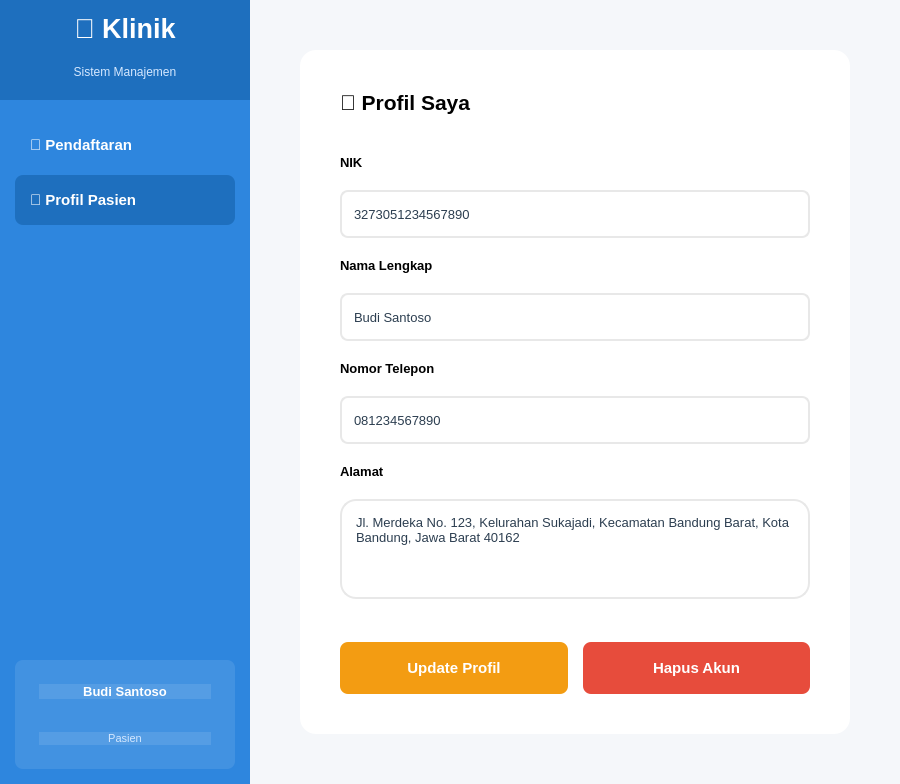
<?xml version="1.0" encoding="UTF-8"?>
<ui version="4.0">
 <class>FormProfilPasien</class>
 <widget class="QWidget" name="FormProfilPasien">
  <property name="geometry">
   <rect>
    <x>0</x>
    <y>0</y>
    <width>900</width>
    <height>784</height>
   </rect>
  </property>
  <property name="windowTitle">
   <string>Profil Pasien</string>
  </property>
  <property name="styleSheet">
   <string notr="true">QWidget{background:#F5F7FA}QLineEdit,QTextEdit{background:white;border:2px solid #E8E8E8;border-radius:8px;padding:10px;color:#2C3E50}QLineEdit:focus,QTextEdit:focus{border-color:#2E86DE}QPushButton{background:#2E86DE;color:white;border:none;border-radius:8px;padding:12px;font-weight:bold}QPushButton:hover{background:#54A0FF}QPushButton:pressed{background:#1E6FBE}</string>
  </property>
  <layout class="QHBoxLayout" name="mainLayout">
   <property name="spacing">
    <number>0</number>
   </property>
   <property name="leftMargin">
    <number>0</number>
   </property>
   <property name="topMargin">
    <number>0</number>
   </property>
   <property name="rightMargin">
    <number>0</number>
   </property>
   <property name="bottomMargin">
    <number>0</number>
   </property>
   <item>
    <widget class="QFrame" name="frameSidebar">
     <property name="minimumSize">
      <size>
       <width>250</width>
       <height>0</height>
      </size>
     </property>
     <property name="maximumSize">
      <size>
       <width>250</width>
       <height>16777215</height>
      </size>
     </property>
     <property name="styleSheet">
      <string notr="true">QFrame{background:#2E86DE;border:none}</string>
     </property>
     <layout class="QVBoxLayout" name="sidebarLayout">
      <property name="spacing">
       <number>0</number>
      </property>
      <property name="leftMargin">
       <number>0</number>
      </property>
      <property name="topMargin">
       <number>0</number>
      </property>
      <property name="rightMargin">
       <number>0</number>
      </property>
      <property name="bottomMargin">
       <number>0</number>
      </property>
      <item>
       <widget class="QFrame" name="frameLogoHeader">
        <property name="minimumSize">
         <size>
          <width>0</width>
          <height>100</height>
         </size>
        </property>
        <property name="styleSheet">
         <string notr="true">QFrame{background:#1E6FBE;border:none}</string>
        </property>
        <layout class="QVBoxLayout" name="logoLayout">
         <property name="spacing">
          <number>5</number>
         </property>
         <item>
          <widget class="QLabel" name="lblLogo">
           <property name="font">
            <font>
             <pointsize>20</pointsize>
             <weight>75</weight>
             <bold>true</bold>
            </font>
           </property>
           <property name="styleSheet">
            <string notr="true">color:white;</string>
           </property>
           <property name="text">
            <string>🏥 Klinik</string>
           </property>
           <property name="alignment">
            <set>Qt::AlignCenter</set>
           </property>
          </widget>
         </item>
         <item>
          <widget class="QLabel" name="lblSubtitle">
           <property name="font">
            <font>
             <pointsize>9</pointsize>
            </font>
           </property>
           <property name="styleSheet">
            <string notr="true">color:#D5E8FF;</string>
           </property>
           <property name="text">
            <string>Sistem Manajemen</string>
           </property>
           <property name="alignment">
            <set>Qt::AlignCenter</set>
           </property>
          </widget>
         </item>
        </layout>
       </widget>
      </item>
      <item>
       <widget class="QFrame" name="frameMenu">
        <property name="styleSheet">
         <string notr="true">QFrame{background:transparent;border:none}</string>
        </property>
        <layout class="QVBoxLayout" name="menuLayout">
         <property name="spacing">
          <number>5</number>
         </property>
         <property name="leftMargin">
          <number>15</number>
         </property>
         <property name="topMargin">
          <number>20</number>
         </property>
         <property name="rightMargin">
          <number>15</number>
         </property>
         <property name="bottomMargin">
          <number>10</number>
         </property>
         <item>
          <widget class="QPushButton" name="btnMenuPendaftaran">
           <property name="minimumSize">
            <size>
             <width>0</width>
             <height>50</height>
            </size>
           </property>
           <property name="font">
            <font>
             <pointsize>11</pointsize>
             <weight>75</weight>
             <bold>true</bold>
            </font>
           </property>
           <property name="styleSheet">
            <string notr="true">QPushButton{background:transparent;color:white;border:none;border-radius:8px;padding:12px;text-align:left;padding-left:15px}QPushButton:hover{background:rgba(255,255,255,0.1)}QPushButton:pressed{background:rgba(255,255,255,0.2)}</string>
           </property>
           <property name="text">
            <string>📝 Pendaftaran</string>
           </property>
          </widget>
         </item>
         <item>
          <widget class="QPushButton" name="btnMenuProfil">
           <property name="minimumSize">
            <size>
             <width>0</width>
             <height>50</height>
            </size>
           </property>
           <property name="font">
            <font>
             <pointsize>11</pointsize>
             <weight>75</weight>
             <bold>true</bold>
            </font>
           </property>
           <property name="styleSheet">
            <string notr="true">QPushButton{background:#1E6FBE;color:white;border:none;border-radius:8px;padding:12px;text-align:left;padding-left:15px}QPushButton:hover{background:#54A0FF}QPushButton:pressed{background:#1560A8}</string>
           </property>
           <property name="text">
            <string>👤 Profil Pasien</string>
           </property>
          </widget>
         </item>
        </layout>
       </widget>
      </item>
      <item>
       <spacer name="verticalSpacer">
        <property name="orientation">
         <enum>Qt::Vertical</enum>
        </property>
        <property name="sizeHint" stdset="0">
         <size>
          <width>20</width>
          <height>40</height>
         </size>
        </property>
       </spacer>
      </item>
      <item>
       <widget class="QFrame" name="frameUserInfo">
        <property name="minimumSize">
         <size>
          <width>0</width>
          <height>80</height>
         </size>
        </property>
        <property name="styleSheet">
         <string notr="true">QFrame{background:rgba(255,255,255,0.1);border:none;border-radius:8px;margin:15px}</string>
        </property>
        <layout class="QVBoxLayout" name="userInfoLayout">
         <property name="spacing">
          <number>3</number>
         </property>
         <item>
          <widget class="QLabel" name="lblUserName">
           <property name="font">
            <font>
             <pointsize>10</pointsize>
             <weight>75</weight>
             <bold>true</bold>
            </font>
           </property>
           <property name="styleSheet">
            <string notr="true">color:white;</string>
           </property>
           <property name="text">
            <string>Budi Santoso</string>
           </property>
           <property name="alignment">
            <set>Qt::AlignCenter</set>
           </property>
          </widget>
         </item>
         <item>
          <widget class="QLabel" name="lblUserRole">
           <property name="font">
            <font>
             <pointsize>8</pointsize>
            </font>
           </property>
           <property name="styleSheet">
            <string notr="true">color:#D5E8FF;</string>
           </property>
           <property name="text">
            <string>Pasien</string>
           </property>
           <property name="alignment">
            <set>Qt::AlignCenter</set>
           </property>
          </widget>
         </item>
        </layout>
       </widget>
      </item>
     </layout>
    </widget>
   </item>
   <item>
    <layout class="QVBoxLayout" name="contentLayout">
     <property name="spacing">
      <number>30</number>
     </property>
     <property name="leftMargin">
      <number>50</number>
     </property>
     <property name="topMargin">
      <number>50</number>
     </property>
     <property name="rightMargin">
      <number>50</number>
     </property>
     <property name="bottomMargin">
      <number>50</number>
     </property>
     <item>
      <widget class="QFrame" name="frameProfile">
       <property name="styleSheet">
        <string notr="true">QFrame{background:white;border-radius:16px}</string>
       </property>
       <layout class="QVBoxLayout" name="profileLayout">
        <property name="spacing">
         <number>20</number>
        </property>
        <property name="leftMargin">
         <number>40</number>
        </property>
        <property name="topMargin">
         <number>40</number>
        </property>
        <property name="rightMargin">
         <number>40</number>
        </property>
        <property name="bottomMargin">
         <number>40</number>
        </property>
        <item>
         <widget class="QLabel" name="lblJudul">
          <property name="font">
           <font>
            <pointsize>16</pointsize>
            <weight>75</weight>
            <bold>true</bold>
           </font>
          </property>
          <property name="text">
           <string>👤 Profil Saya</string>
          </property>
         </widget>
        </item>
        <item>
         <widget class="QFrame" name="lineTop">
          <property name="maximumSize">
           <size>
            <width>16777215</width>
            <height>2</height>
           </size>
          </property>
          <property name="styleSheet">
           <string notr="true">background:#E8E8E8;</string>
          </property>
         </widget>
        </item>
        <item>
         <layout class="QVBoxLayout" name="formLayout">
          <property name="spacing">
           <number>20</number>
          </property>
          <item>
           <widget class="QLabel" name="lblNIK">
            <property name="font">
             <font>
              <pointsize>10</pointsize>
              <weight>75</weight>
              <bold>true</bold>
             </font>
            </property>
            <property name="text">
             <string>NIK</string>
            </property>
           </widget>
          </item>
          <item>
           <widget class="QLineEdit" name="txtNIK">
            <property name="minimumSize">
             <size>
              <width>0</width>
              <height>48</height>
             </size>
            </property>
            <property name="font">
             <font>
              <pointsize>10</pointsize>
             </font>
            </property>
            <property name="text">
             <string>3273051234567890</string>
            </property>
           </widget>
          </item>
          <item>
           <widget class="QLabel" name="lblNama">
            <property name="font">
             <font>
              <pointsize>10</pointsize>
              <weight>75</weight>
              <bold>true</bold>
             </font>
            </property>
            <property name="text">
             <string>Nama Lengkap</string>
            </property>
           </widget>
          </item>
          <item>
           <widget class="QLineEdit" name="txtNama">
            <property name="minimumSize">
             <size>
              <width>0</width>
              <height>48</height>
             </size>
            </property>
            <property name="font">
             <font>
              <pointsize>10</pointsize>
             </font>
            </property>
            <property name="text">
             <string>Budi Santoso</string>
            </property>
           </widget>
          </item>
          <item>
           <widget class="QLabel" name="lblNoTelp">
            <property name="font">
             <font>
              <pointsize>10</pointsize>
              <weight>75</weight>
              <bold>true</bold>
             </font>
            </property>
            <property name="text">
             <string>Nomor Telepon</string>
            </property>
           </widget>
          </item>
          <item>
           <widget class="QLineEdit" name="txtNoTelp">
            <property name="minimumSize">
             <size>
              <width>0</width>
              <height>48</height>
             </size>
            </property>
            <property name="font">
             <font>
              <pointsize>10</pointsize>
             </font>
            </property>
            <property name="text">
             <string>081234567890</string>
            </property>
           </widget>
          </item>
          <item>
           <widget class="QLabel" name="lblAlamat">
            <property name="font">
             <font>
              <pointsize>10</pointsize>
              <weight>75</weight>
              <bold>true</bold>
             </font>
            </property>
            <property name="text">
             <string>Alamat</string>
            </property>
           </widget>
          </item>
          <item>
           <widget class="QTextEdit" name="txtAlamat">
            <property name="minimumSize">
             <size>
              <width>0</width>
              <height>100</height>
             </size>
            </property>
            <property name="maximumSize">
             <size>
              <width>16777215</width>
              <height>100</height>
             </size>
            </property>
            <property name="font">
             <font>
              <pointsize>10</pointsize>
             </font>
            </property>
            <property name="html">
             <string>&lt;!DOCTYPE HTML PUBLIC &quot;-//W3C//DTD HTML 4.0//EN&quot; &quot;http://www.w3.org/TR/REC-html40/strict.dtd&quot;&gt;
&lt;html&gt;&lt;head&gt;&lt;meta name=&quot;qrichtext&quot; content=&quot;1&quot; /&gt;&lt;style type=&quot;text/css&quot;&gt;
p, li { white-space: pre-wrap; }
&lt;/style&gt;&lt;/head&gt;&lt;body style=&quot; font-family:'MS Shell Dlg 2'; font-size:10pt; font-weight:400; font-style:normal;&quot;&gt;
&lt;p style=&quot; margin-top:0px; margin-bottom:0px; margin-left:0px; margin-right:0px; -qt-block-indent:0; text-indent:0px;&quot;&gt;Jl. Merdeka No. 123, Kelurahan Sukajadi, Kecamatan Bandung Barat, Kota Bandung, Jawa Barat 40162&lt;/p&gt;&lt;/body&gt;&lt;/html&gt;</string>
            </property>
           </widget>
          </item>
         </layout>
        </item>
        <item>
         <spacer name="verticalSpacer2">
          <property name="orientation">
           <enum>Qt::Vertical</enum>
          </property>
          <property name="sizeHint" stdset="0">
           <size>
            <width>20</width>
            <height>20</height>
           </size>
          </property>
         </spacer>
        </item>
        <item>
         <layout class="QHBoxLayout" name="layoutButton">
          <property name="spacing">
           <number>15</number>
          </property>
          <item>
           <widget class="QPushButton" name="btnUpdate">
            <property name="minimumSize">
             <size>
              <width>0</width>
              <height>52</height>
             </size>
            </property>
            <property name="font">
             <font>
              <pointsize>11</pointsize>
              <weight>75</weight>
              <bold>true</bold>
             </font>
            </property>
            <property name="styleSheet">
             <string notr="true">QPushButton{background:#F39C12;color:white}QPushButton:hover{background:#F5B041}QPushButton:pressed{background:#D68910}</string>
            </property>
            <property name="text">
             <string>Update Profil</string>
            </property>
           </widget>
          </item>
          <item>
           <widget class="QPushButton" name="btnHapus">
            <property name="minimumSize">
             <size>
              <width>0</width>
              <height>52</height>
             </size>
            </property>
            <property name="font">
             <font>
              <pointsize>11</pointsize>
              <weight>75</weight>
              <bold>true</bold>
             </font>
            </property>
            <property name="styleSheet">
             <string notr="true">QPushButton{background:#E74C3C;color:white}QPushButton:hover{background:#EC7063}QPushButton:pressed{background:#C0392B}</string>
            </property>
            <property name="text">
             <string>Hapus Akun</string>
            </property>
           </widget>
          </item>
         </layout>
        </item>
       </layout>
      </widget>
     </item>
    </layout>
   </item>
  </layout>
 </widget>
 <resources/>
 <connections/>
</ui>
